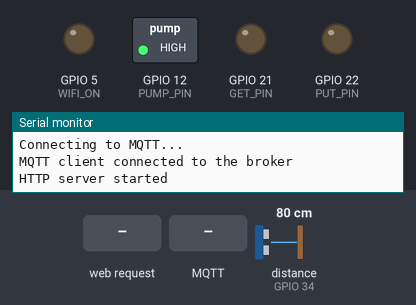
A sketch run on a simulated ESP32. Shown: switched loads named in the sketch (green lamp = pin HIGH), output pins drawn as LEDs (lit = HIGH), the last lines printed to the serial monitor. Wiring (inferred from the names in the program): ultrasonic range finder: trigger GPIO 32; echo GPIO 34. The inputs (shaded band) are chosen by the test bench; at power-on: distance to the obstacle (sensor on GPIO 34) 80 cm. The echo pulse lasts 58.3 µs per cm; WiFi joins after 1.5 s; servers stay silent unless stated; no MQTT or app messages arrive unless stated; pins used as bus, display or sensor lines are not drawn.

Above: at 4.0 s.
4.1 s: HTTP request GET / received
At 4.5 s:
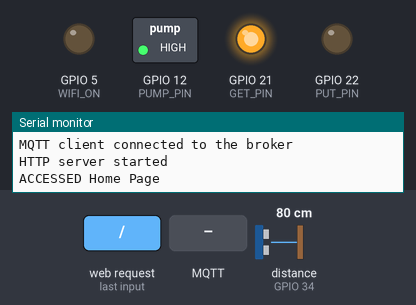
At 5.08 s:
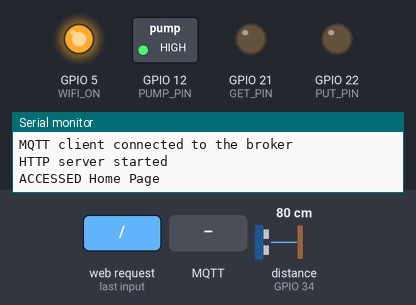
7.6 s: HTTP request GET /Water received
At 8.6 s:
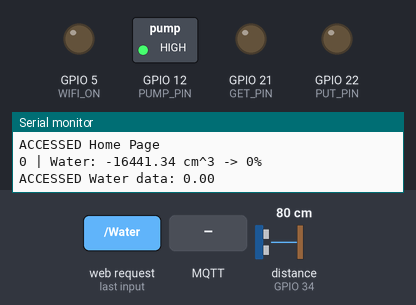
9.2 s: MQTT message "5" arrives on the first subscribed topic
Timing chart, 0 to 13.2 s (numbered marks = the images above; inputs shaded):
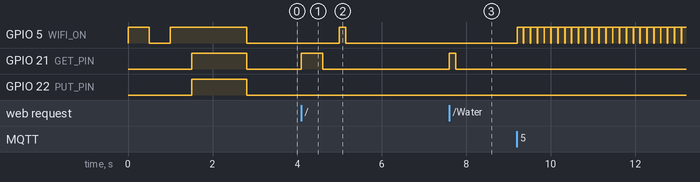

The sketch:

Sensor_Node2.ino
```cpp
/*This is the source-code for the Water-Management Sensor Node*/

//constants required for the connection to Blynk Server
#define BLYNK_TEMPLATE_ID "TMPL4LPV8L4vx"
#define BLYNK_TEMPLATE_NAME "Moisture"
#define BLYNK_AUTH_TOKEN "Blynk Token"
#include <ESPmDNS.h>
#include <WiFi.h>
#include <WiFiClient.h>
#include <WebServer.h>
#include <ArduinoJson.h>
#include <PubSubClient.h>
#include <BlynkSimpleEsp32.h>

#define PUMP_PIN 12             //pin for driving the pump relay
#define WIFI_ON 5
#define GET_PIN 21
#define PUT_PIN 22

#define NTAP 10                 //number of samples to acquire for distance evaluation
#define ECHO_PIN 34             //pins for distance sensor
#define TRIG_PIN 32
#define SOUND_SPEED 0.034

const char* ID = "pump1";

const float STORAGE_AREA = 283.53;              //cross section of the water storage [cm^2]
const float STORAGE_DEPTH = 21.3;               //height of the water storage [cm]
const float MAXIMUM_CAPACITY = 4536.46;         //maximum water capacity [cm^3]
const float MINIMUM_CAPACITY = 1134.115;        //minimum water capacity [cm^3]

const float PUMP_FLUX = 28.6;                   //Water Flux of the implemented pump [(cm^3)/s]
const float PUMP_EFFICIENCY = 0.95;             //pump efficiency (empirically evaluated)

const char* SSID = "TIM-30637733";
const char* PASSWORD  = "Vp26bcyyxNjhHLaa";

IPAddress MQTT_BROKER_IP(192,168,1,9);
#define MQTT_TIMEOUT 20000                      //maximum time allocated for connection to the MQTT Broker during set-up phase
const char* topic_alert = "pump1/alert";        //alert topic
const char* topic_sampling = "pump1/sampling";  //topic to receive sampling frequency updates
const char* clientID = ID;
const char* mqtt_user = ID;                     //username to use in the connection to the MQTT Broker
const char* mqtt_pass = "freya";                 //corresponding password

WebServer server(80);
WiFiClient espClient;
PubSubClient mqtt(espClient);

long duration, distance;
long i = 0;
int percentage;
int sampling_period = 5000;
int new_val = 5000;
int old_val = 5000;
float plant_water, water;
float pump_time = 0;
bool updated = 0;
unsigned long current_time;
unsigned long last_exe = 0;

/*Function to evaluate Water Availability in the storage*/
float get_water(){
  float distanceCm = 0;
  for(int i = 0; i < NTAP; i++){
    digitalWrite(TRIG_PIN, LOW);
    delayMicroseconds(2);
    digitalWrite(TRIG_PIN, HIGH);
    delayMicroseconds(10);
    digitalWrite(TRIG_PIN, LOW);
    duration = pulseIn(ECHO_PIN, HIGH);
    distanceCm += duration * SOUND_SPEED/2;
    delay(10);
  }
  distanceCm = distanceCm / NTAP;
  float water = (STORAGE_DEPTH - distanceCm) * STORAGE_AREA;
  return water; //cm^3
}

/*MQTT callback function to receive updates about sampling frequency on dedicated topic*/
void mqtt_callback(char* Topic, byte* payload, unsigned int length) {
  String msg;
  for(int i = 0; i < length; i++){
    msg += (char)payload[i];
  }
  if(strcmp(topic_sampling, Topic) == 0){
    new_val = msg.toInt();
    if(new_val > 0){
      if(new_val != old_val){
        sampling_period = new_val;
        old_val = new_val;
        Serial.print("New Sampling Time: ");
        Serial.println(new_val);
      }else{
        sampling_period = old_val;
        Serial.println("No Updates");
      }
    }else{
      Serial.println("ERROR: must be positive!");
      sampling_period = old_val;
    }
  }
}

/*HTTP callback function to handle accesses to root*/
void homePage() {
  digitalWrite(GET_PIN, HIGH);
  String message = "Device ID: PUMP 1:\nAvailable topics:\n-/pump1\n -/Water\n -/irrigation";
  Serial.println("ACCESSED Home Page");
  server.sendHeader("Content-Type", "text/plain; charset=utf-8");
  server.send(200, "text/plain", message);
  delay(500);
  digitalWrite(GET_PIN, LOW);
}
/*HTTP callback function to provide water availability inside the storage*/
void Water(){
  digitalWrite(GET_PIN, HIGH);
  float water = get_water();
  water = water - MINIMUM_CAPACITY;
  if(water < 0){
    water = 0;
  }

  //Transmit data with JSON format
  StaticJsonDocument<200> doc;
  doc["Water"] = water;
  String message;
  serializeJson(doc, message);
  server.send(200, "application/json", message);
  Serial.print("ACCESSED Water data: ");
  Serial.println(water);
  digitalWrite(GET_PIN, LOW);
}
/*HTTP function to handle PUT requests*/
void handlePut() {
  digitalWrite(PUT_PIN, HIGH);
  Serial.println("Incoming PUT request...");
  if (server.hasArg("plain") == false) {
    server.send(400, "text/plain", "400: Invalid Request");
    return;
  }

  //incoming data are expected to be in JSON format
  String jsonData = server.arg("plain");
  const size_t capacity = JSON_OBJECT_SIZE(10) + 200;
  DynamicJsonDocument doc(capacity);
  DeserializationError error = deserializeJson(doc, jsonData);

  if (error){
    server.send(400, "application/json", "{\"status\":\"400\",\"error\":\"Invalid JSON\"}");
    return;
  }else{
    String response = "Received JSON data:\n";
    for (JsonPair kv : doc.as<JsonObject>()) {
      response += String(kv.key().c_str()) + ": " + String(kv.value().as<String>()) + "\n";
    }
    server.send(200, "text/plain", response);
    plant_water = doc["water"];
    if(plant_water > water - MINIMUM_CAPACITY){
      plant_water = water - MINIMUM_CAPACITY;
    }

    pump_time = (plant_water/(PUMP_FLUX * PUMP_EFFICIENCY))*1000;   //evaluation of the pump active time
    Serial.print("Plant Water: ");
    Serial.println(plant_water);
    Serial.print("Pump Time: ");
    Serial.println(pump_time);
    digitalWrite(PUMP_PIN, LOW);                                    //turn ON the relay
    delay(pump_time);
    digitalWrite(PUMP_PIN, HIGH);                                   //turn OFF the relay
    digitalWrite(PUT_PIN, LOW);
  }
}

//function to acquire control command from the Blynk App
BLYNK_WRITE(V3) {
  int relay = param.asInt();
  digitalWrite(PUMP_PIN, !relay);
  Serial.print("PUMP: ");
  Serial.println(relay);
  }


void setup(void) {
  pinMode(TRIG_PIN, OUTPUT);                  //sensor pins
  pinMode(ECHO_PIN, INPUT);
  pinMode(PUMP_PIN, OUTPUT);                  //pump pin
  pinMode(WIFI_ON, OUTPUT);                   //leds used during the in-field operation
  pinMode(GET_PIN, OUTPUT);
  pinMode(PUT_PIN, OUTPUT);
  digitalWrite(PUMP_PIN, HIGH);               //immediately turn off the pump

  Serial.begin(115200);

  /*WiFi connection*/
  WiFi.begin(SSID, PASSWORD);
  bool wifi = 1;
  while (WiFi.status() != WL_CONNECTED) {
    digitalWrite(WIFI_ON, wifi);
    delay(500);
    Serial.print(".");
    wifi = !wifi;
  }
  Serial.println("");
  Serial.print("Connected to ");
  Serial.println(SSID);
  Serial.print("IP address: ");
  Serial.println(WiFi.localIP());
  digitalWrite(WIFI_ON, LOW);

  //make the device visible on the netwok as pump1.local
  if (!MDNS.begin(ID)) {
    Serial.println("Error starting mDNS");
    return;
  }
  Serial.println("mDNS started");
  digitalWrite(WIFI_ON, HIGH);
  digitalWrite(PUT_PIN, HIGH);
  digitalWrite(GET_PIN, HIGH);

  /*Connection to Blynk Server*/
  Blynk.config(BLYNK_AUTH_TOKEN, "blynk.cloud", 80);
  if (!Blynk.connected()) {
      Serial.println("Attempting to connect to Blynk server...");
      while (!Blynk.connect()) {
        Serial.println("Failed to connect to Blynk server, retrying...");
        delay(1000);
      }
      Serial.println("Connected to Blynk server");
    }
  delay(1000);
  Blynk.syncVirtual(V3);                              //fectch the last commands uploaded on the app (if any)
  digitalWrite(WIFI_ON, LOW);
  digitalWrite(GET_PIN, LOW);
  digitalWrite(PUT_PIN, LOW);

  mqtt.setServer(MQTT_BROKER_IP, 1883);
  mqtt.setCallback(mqtt_callback);

  //Connect to the MQTT Broker
  unsigned long mqtt_connection = millis();
  while (!mqtt.connected() && millis() - mqtt_connection < MQTT_TIMEOUT) {
    Serial.println("Connecting to MQTT...");
    if (mqtt.connect(clientID, mqtt_user, mqtt_pass)) {
      Serial.println("MQTT client connected to the broker");
      mqtt.subscribe(topic_sampling);
    } else {
      Serial.print("MQTT client NOT connected, rc = ");
      Serial.println(mqtt.state());
      delay(1000);
    }
  }

  server.on("/", homePage);
  server.on("/Water", Water);
  server.on("/irrigation", HTTP_PUT, handlePut);
  server.begin();
  Serial.println("HTTP server started");
}

void loop(void) {
  current_time = millis();
  if(last_exe > current_time){
    last_exe = 0;
  }
  server.handleClient();
  if(mqtt.connected()){
    mqtt.loop();
  }

  //periodically monitor the water and ry connecting to the MQTT Broker in case of previous failures
  if(current_time - last_exe >= sampling_period){
    if(!mqtt.connected()){
      Serial.println("Connecting to MQTT...");
    if (mqtt.connect(clientID, mqtt_user, mqtt_pass)) {
      Serial.println("MQTT client connected to the broker");
      mqtt.subscribe(topic_sampling);
    } else {
      Serial.print("MQTT client NOT connected, rc = ");
      Serial.println(mqtt.state());
      }
    }
    digitalWrite(WIFI_ON, HIGH);
    water = get_water();
    if(water >= MAXIMUM_CAPACITY && mqtt.connected()){
      mqtt.publish(topic_alert, "100", 1);
    }
    Serial.print(i++);
    Serial.print(" | Water: ");
    Serial.print(water);
    Serial.print(" cm^3 -> ");
    percentage = map(water, 0, MAXIMUM_CAPACITY, 0, 100);
    percentage = constrain(percentage, 0, 100);
    Serial.print(percentage);
    Serial.println("%");
    if(Blynk.connected()){
      Blynk.virtualWrite(V1, percentage);
    }
    digitalWrite(WIFI_ON, LOW);
    last_exe = current_time;
  }
  delay(10);
}
```

Measured:
- after the input at 4.1 s, GPIO 21 (GET_PIN): LOW → HIGH at once, → LOW 0.50 s later
- after the input at 7.6 s, GPIO 21 (GET_PIN): LOW → HIGH at once, → LOW 0.15 s later
- by itself, GPIO 5 (WIFI_ON): alternates HIGH for 0.15 s and LOW for 0.01 s
